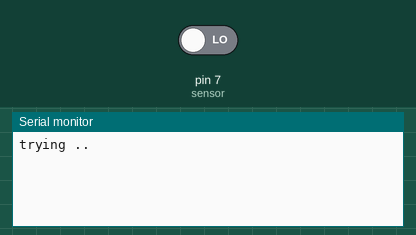
Simulated run of this sketch. Board: Arduino Mega 2560, built with avr-gcc and run on an emulated ATmega2560. Parts: the last lines printed to the serial monitor. Wiring (inferred from the names in the program): DS3231 clock at I2C address 0x68. The inputs (shaded band) are chosen by the test bench; at power-on: pin 7 (sensor) LOW. The local clock reads 2024-03-15 10:24:30 at power-on unless the sketch sets it; storage starts empty.

Above: at 1.6 s.
1.7 s: pin 7 (sensor) driven HIGH
At 3.4 s:
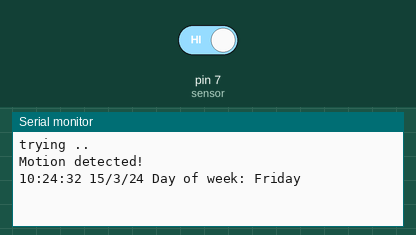
3.7 s: pin 7 (sensor) driven LOW
At 8.1 s:
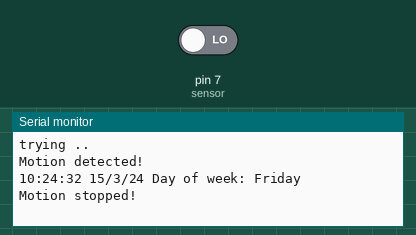

The sketch:

ucam_rtc_pir.ino
```cpp
#include <uCamII.h>
#include <SoftwareSerial.h>
#include <SPI.h>
#include <SdFat.h>
#include <Wire.h>

//PIR
int led = 13;                // the pin that the LED is atteched to(13 builtin sensor)
int sensor = 7;              // the pin that the sensor is atteched to
int state = LOW;             // by default, no motion detected
int val = 0;                 // variable to store the sensor status (value)


#define DS3231_I2C_ADDRESS 0x68 // rtc adress

// Convert normal decimal numbers to binary coded decimal
byte decToBcd(byte val)
{
  return( (val/10*16) + (val%10) );
}

// Convert binary coded decimal to normal decimal numbers
byte bcdToDec(byte val)
{
  return( (val/16*10) + (val%16) );
}

#define chipSelect      53


UCAMII camera;
SdFat SD1;

int y=0; //time stamp constants year to secod
int m=0;
int d=0;
int h=0;
int w=0, x=0, v=0;
int mi=0;
int s=0;

void setup() {
  Serial.begin(115200);
  Serial1.begin(57600);
  Serial.println("trying ..");
  Wire.begin();


  if(!SD1.begin(chipSelect))           // initialize SD
  Serial.println("Failed to initialize SD1!");
  // unComment the #define cameraDebugSerial in uCamII.cpp
  // and set the debug output interface below
  // camera.setDebug(&mySerial);
}
void readDS3231time(byte *second,
byte *minute,
byte *hour,
byte *dayOfWeek,
byte *dayOfMonth,
byte *month,
byte *year)
{
  Wire.beginTransmission(DS3231_I2C_ADDRESS);
  Wire.write(0); // set DS3231 register pointer to 00h
  Wire.endTransmission();
  Wire.requestFrom(DS3231_I2C_ADDRESS, 7);
  // request seven bytes of data from DS3231 starting from register 00h
  *second = bcdToDec(Wire.read() & 0x7f);
  *minute = bcdToDec(Wire.read());
  *hour = bcdToDec(Wire.read() & 0x3f);
  *dayOfWeek = bcdToDec(Wire.read());
  *dayOfMonth = bcdToDec(Wire.read());
  *month = bcdToDec(Wire.read());
  *year = bcdToDec(Wire.read());
}

void displayTime()
{
  byte second, minute, hour, dayOfWeek, dayOfMonth, month, year;
  // retrieve data from DS3231
  readDS3231time(&second, &minute, &hour, &dayOfWeek, &dayOfMonth, &month,
  &year);
  // send it to the serial monitor
//  lcd.clear();
//  lcd.print(hour);
  Serial.print(hour, DEC);
  // convert the byte variable to a decimal number when displayed
  Serial.print(":");

  if (minute<10)
  {
    Serial.print("0");
  }
  Serial.print(minute, DEC);
  Serial.print(":");

  if (second<10)
  {
    Serial.print("0");

  }
  Serial.print(second, DEC);
  Serial.print(" ");

  Serial.print(dayOfMonth, DEC);
  Serial.print("/");
  Serial.print(month, DEC);
  Serial.print("/");

  Serial.print(year, DEC);

  Serial.print(" Day of week: ");

  switch(dayOfWeek){
  case 1:
    Serial.println("Sunday");

    break;
  case 2:
    Serial.println("Monday");

    break;
  case 3:
    Serial.println("Tuesday");

    break;
  case 4:
    Serial.println("Wednesday");

    break;
  case 5:
    Serial.println("Thursday");

    break;
  case 6:
    Serial.println("Friday");

    break;
  case 7:
    Serial.println("Saturday");

    break;
  }
}
void loop() {
  val = digitalRead(sensor);   // read sensor value
  //Serial.println(val);
  delay(200);
  if (val == HIGH) {           // check if the sensor is HIGH
    digitalWrite(led, HIGH);   // turn LED ON
    if (state == LOW) {
      Serial.println("Motion detected!");
      state = HIGH;       // update variable state to HIGH
    displayTime();
    //delay(10);
    if (camera.init()) {
    delay(100);
    camera.takePicture();
    Serial.print("Image size: ");
    Serial.println(camera.imageSize, DEC);
    Serial.print("number of packages: ");
    Serial.println(camera.numberOfPackages(), DEC);

//    DateTime now=RTC.now();
//    m=now.month(),DEC;
//    d=now.day(),DEC;
//    h=now.hour(),DEC;
//    mi=now.minute(),DEC;
//    s=now.second(),DEC;
  byte second, minute, hour, dayOfWeek, dayOfMonth, month, year;
  // retrieve data from DS3231
  readDS3231time(&second, &minute, &hour, &dayOfWeek, &dayOfMonth, &month,
  &year);
  s=second;
  mi=minute;
  h=hour;
  d=dayOfMonth;
  m=month;


   digitalWrite(chipSelect, LOW); // select SD card

  // Create an image with the name IMAGExx.JPG
  char filename[14];
  strcpy(filename, "00000000.JPG");

    filename[0] = '0'+d/10;
    filename[1] = '0'+d%10;
    filename[2] = '0'+h/10;
    filename[3] = '0'+h%10;
    filename[4] = '0'+mi/10;
    filename[5] = '0'+mi%10;
    filename[6] = '0'+s/10;
    filename[7] = '0'+s%10;

    File imgFile = SD1.open(filename, FILE_WRITE);
    short x = 0;
    int bytes;
    Serial.println("Capturing the image");
    while ( bytes = camera.getData() ) {
      imgFile.write(camera.imgBuffer, bytes);
    }
    imgFile.close();
    delay(10);
    digitalWrite(chipSelect,HIGH);
    Serial.println("done downloading");
//    digitalWrite(CAM_ON, LOW);       // turn off the camera}

    }
    }
  }
  else {
      digitalWrite(led, LOW); // turn LED OFF
      delay(200);             // delay 200 milliseconds

      if (state == HIGH){
        Serial.println("Motion stopped!");
        state = LOW;       // update variable state to LOW
    }
  }


}
```

Measured:
- after the input at 1.7 s, the serial monitor: prints a new line after 0.52 s (image 1)
- after the input at 3.7 s, the serial monitor: prints a new line after 2.9 s (image 2)
